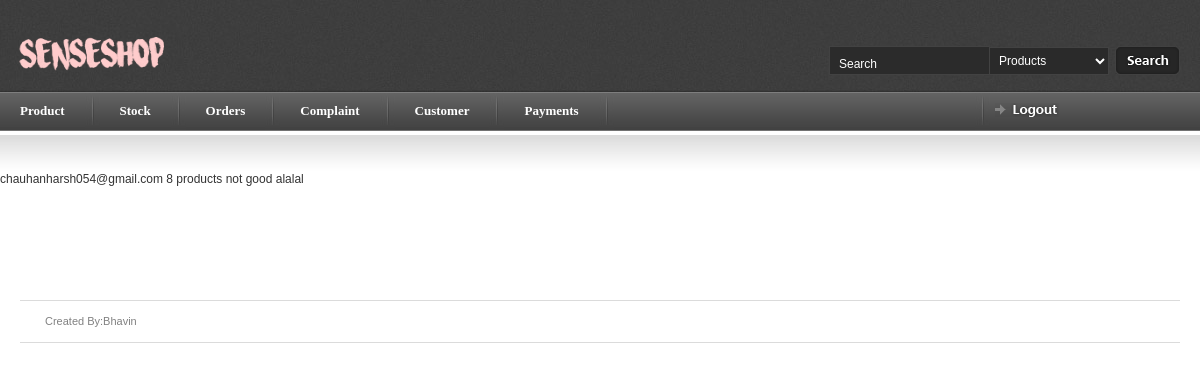
/myadmin/complaint/6/ (signed in), run on the app's committed database.
### myadmin/models.py (models this page shows, shortened)
class complaint(models.Model):
    c_id = models.ForeignKey(a,default=0,null=True,blank=True)
    o_id = models.ForeignKey(order_details)
    cm_msg = models.CharField(max_length=1000,null=True,blank=True)
    replay = models.CharField(max_length=1000,null=True,blank=True)
    flag = models.DecimalField(max_digits=2,decimal_places=0,null=True,blank=True,default=0)

class order_details(models.Model):
    pay_id = models.ForeignKey(payment,related_name='payment')
    c_id = models.ForeignKey(a,default=0)
    products = models.CharField(max_length=250,null=True,blank=True)
    quantity = models.CharField(max_length=250,null=True,blank=True)
    flag =models.DecimalField(max_digits=2,decimal_places=0)
    def __str__(self):
      return  str(self.id)

### login/models.py (models this page shows, shortened)
class customer(models.Model):
    cname = models.CharField(max_length=100,null=True,blank=True)
    email = models.CharField(max_length=250,null=True,blank=True)
    password = models.CharField(max_length=250,null=True,blank=True)
    mobile_no = models.DecimalField(max_digits=10,decimal_places=0,null=True,blank=True)
    address = models.CharField(max_length=500,null=True,blank=True)
    au_id = models.DecimalField(max_digits=200,decimal_places=0,default=0,null=True,blank=True)
    cflag = models.DecimalField(max_digits=2,decimal_places=0,default=0,null=True,blank=True)
    def __str__(self):
      return self.email

### myadmin/views.py (the view)
# urls.py: url(r'^myadmin/complaint/(?P<pk>[0-9]+)/$', b.ComplaintDetailView.as_view(), name='complaint_detail'),
class ComplaintDetailView(generic.DetailView):
    model = complaint
    template_name = 'detail/complaint_detail.html'
    context_object_name = 'complaint'
    def dispatch(self,request ,*args, **kwargs):
        if request.session.has_key('myadmin'):
            a = 'hello'
        else:
            return redirect('index')
        return super(ComplaintDetailView, self).dispatch(request,*args, **kwargs)

### myadmin/templates/detail/complaint_detail.html
{% load staticfiles %}
{% include 'article_start.html' %}
    {{ complaint.c_id }}
    {{ complaint.o_id }}
    {{ complaint.cm_msg }}
    {{ complaint.replay }}
{% include 'article_close.html' %}

### myadmin/static/css/screen.css (style rules this page uses)
* { margin: 0; padding: 0; }
html, body { height: 100%; }
body { background: #fff; color: #393939; font-family: Arial; font-size: 0px; line-height: 0; }

### data on the page
complaint: c_id "chauhanharsh054@gmail.com", o_id "8", cm_msg "products not good", replay "alalal"
